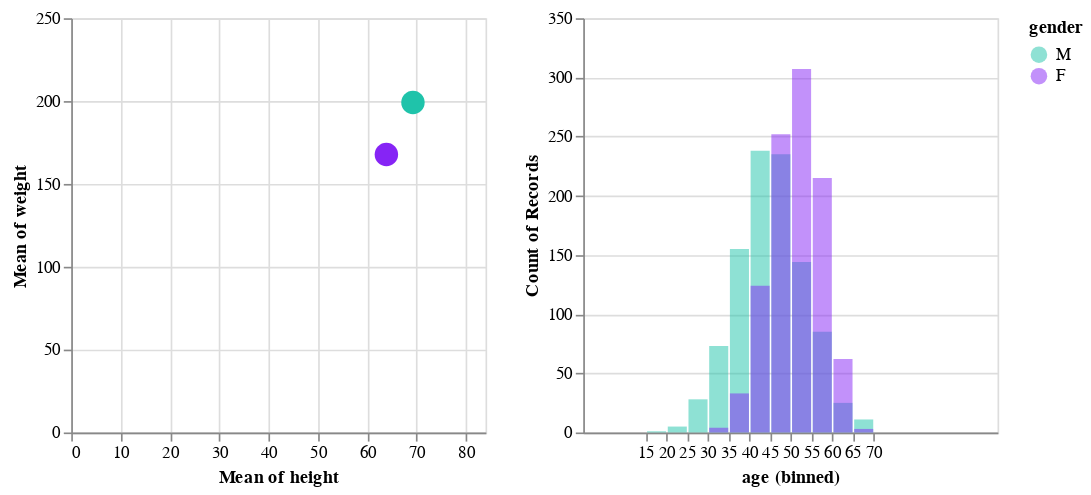

The cell this chart's notebook holds for it:
### Code cell
import altair as alt
import pandas as pd
import numpy as np

# generate fake data
source = pd.DataFrame({'gender': ['M']*1000 + ['F']*1000,
               'height':np.concatenate((np.random.normal(69, 7, 1000),
                                       np.random.normal(64, 6, 1000))),
               'weight': np.concatenate((np.random.normal(195.8, 144, 1000),
                                        np.random.normal(167, 100, 1000))),
               'age': np.concatenate((np.random.normal(45, 8, 1000),
                                        np.random.normal(51, 6, 1000)))
        })

selector = alt.selection_single(empty='all', fields=['gender'])

color_scale = alt.Scale(domain=['M', 'F'],
                        range=['#1FC3AA', '#8624F5'])

base = alt.Chart(source).properties(
    width=250,
    height=250
).add_selection(selector)

points = base.mark_point(filled=True, size=200).encode(
    x=alt.X('mean(height):Q',
            scale=alt.Scale(domain=[0,84])),
    y=alt.Y('mean(weight):Q',
            scale=alt.Scale(domain=[0,250])),
    color=alt.condition(selector,
                        'gender:N',
                        alt.value('lightgray'),
                        scale=color_scale),
)

hists = base.mark_bar(opacity=0.5, thickness=100).encode(
    x=alt.X('age',
            bin=alt.Bin(step=5), # step keeps bin size the same
            scale=alt.Scale(domain=[0,100])),
    y=alt.Y('count()',
            stack=None,
            scale=alt.Scale(domain=[0,350])),
    color=alt.Color('gender:N',
                    scale=color_scale)
).transform_filter(
    selector
)


points | hists

### Figure 1 — Vega-Lite specification as saved in the notebook (floating-point values rounded to 4 significant figures; data arrays with more than 128 entries replaced by an {"elided": "..."} marker saying what was removed)
{"config": {"view": {"continuousWidth": 400, "continuousHeight": 300}}, "hconcat": [{"mark": {"type": "point", "filled": true, "size": 200}, "encoding": {"color": {"condition": {"type": "nominal", "field": "gender", "scale": {"domain": ["M", "F"], "range": ["#1FC3AA", "#8624F5"]}, "selection": "selector001"}, "value": "lightgray"}, "x": {"type": "quantitative", "aggregate": "mean", "field": "height", "scale": {"domain": [0, 84]}}, "y": {"type": "quantitative", "aggregate": "mean", "field": "weight", "scale": {"domain": [0, 250]}}}, "height": 250, "selection": {"selector001": {"type": "single", "empty": "all", "fields": ["gender"]}}, "width": 250}, {"mark": {"type": "bar", "opacity": 0.5, "thickness": 100}, "encoding": {"color": {"type": "nominal", "field": "gender", "scale": {"domain": ["M", "F"], "range": ["#1FC3AA", "#8624F5"]}}, "x": {"type": "quantitative", "bin": {"step": 5}, "field": "age", "scale": {"domain": [0, 100]}}, "y": {"type": "quantitative", "aggregate": "count", "scale": {"domain": [0, 350]}, "stack": null}}, "height": 250, "selection": {"selector001": {"type": "single", "empty": "all", "fields": ["gender"]}}, "transform": [{"filter": {"selection": "selector001"}}], "width": 250}], "data": {"name": "data-97b29b253c253f3db3aee783291ae88c"}, "$schema": "https://vega.github.io/schema/vega-lite/v4.8.1.json", "datasets": {"data-97b29b253c253f3db3aee783291ae88c": {"elided": "2000 records"}}}
